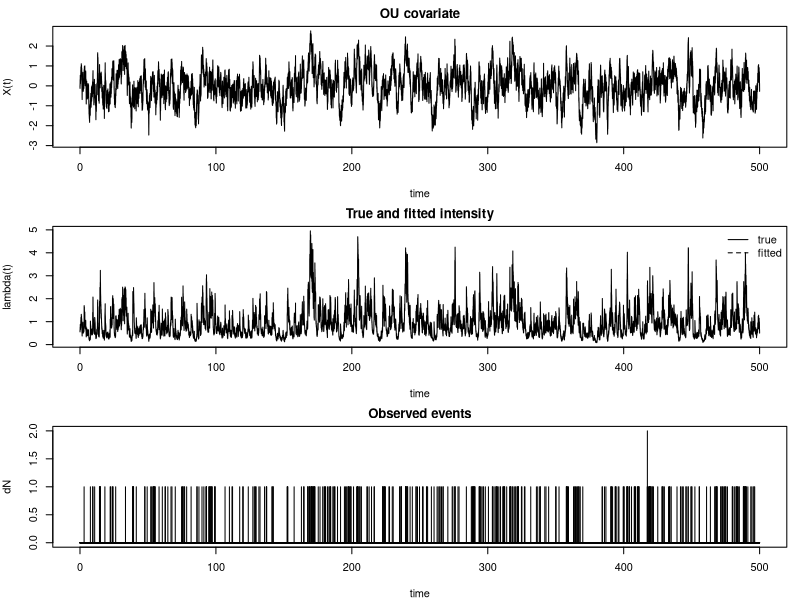

Reproduce this figure in R.
set.seed(1)

# ============================================================
# 1. Parameters
# ============================================================

T_end <- 500
dt <- 0.01
time <- seq(0, T_end, by = dt)
n_steps <- length(time)

# OU covariate parameters
gamma_true <- 0.8
sigma_true <- 1.0

# Hawkes parameters
mu0_true <- -0.5
mu1_true <- 0.7
alpha_true <- 0.7
beta_true <- 2.5

# Stability check for the one-dimensional Hawkes kernel:
# alpha / beta should be < 1.
cat("alpha / beta =", alpha_true / beta_true, "\n")


# ============================================================
# 2. Simulate the OU covariate X(t)
# ============================================================

simulate_ou <- function(time, gamma, sigma, x0 = 0) {
  dt <- time[2] - time[1]
  n <- length(time)
  
  X <- numeric(n)
  X[1] <- x0
  
  for (k in 2:n) {
    X[k] <- X[k - 1] -
      gamma * X[k - 1] * dt +
      sigma * sqrt(dt) * rnorm(1)
  }
  
  X
}

X <- simulate_ou(time, gamma_true, sigma_true)


# ============================================================
# 3. Simulate the Hawkes process with covariate baseline
# ============================================================

simulate_hawkes_discrete <- function(
    X, dt, mu0, mu1, alpha, beta
) {
  n <- length(X)
  
  dN <- integer(n)
  lambda <- numeric(n)
  H <- 0
  
  for (k in 1:n) {
    baseline <- exp(mu0 + mu1 * X[k])
    lambda[k] <- baseline + H
    
    dN[k] <- rpois(1, lambda[k] * dt)
    
    H <- H * exp(-beta * dt) + alpha * dN[k]
  }
  
  list(dN = dN, lambda = lambda)
}

sim <- simulate_hawkes_discrete(
  X = X,
  dt = dt,
  mu0 = mu0_true,
  mu1 = mu1_true,
  alpha = alpha_true,
  beta = beta_true
)

dN <- sim$dN
lambda_true <- sim$lambda

event_times <- time[dN > 0]

cat("Number of events:", sum(dN), "\n")
cat("Max number of events in one bin:", max(dN), "\n")


# ============================================================
# 4. Log-likelihood
# ============================================================
#
# We use the binned point-process likelihood:
#
#   sum_k dN_k log(lambda_k) - lambda_k dt
#
# We omit constants independent of the parameters.

neg_loglik_full <- function(par, X, dN, dt) {
  mu0 <- par[1]
  mu1 <- par[2]
  alpha <- exp(par[3])
  beta <- exp(par[4])
  
  n <- length(X)
  H <- 0
  loglik <- 0
  
  for (k in 1:n) {
    lambda <- exp(mu0 + mu1 * X[k]) + H
    lambda <- max(lambda, 1e-12)
    
    loglik <- loglik +
      dN[k] * log(lambda) -
      lambda * dt
    
    H <- H * exp(-beta * dt) + alpha * dN[k]
  }
  
  -loglik
}


# ============================================================
# 5. Fit the full model
# ============================================================

start_full <- c(
  mu0 = log(sum(dN) / T_end + 1e-6),
  mu1 = 0,
  log_alpha = log(0.2),
  log_beta = log(1.0)
)

fit_full <- optim(
  par = start_full,
  fn = neg_loglik_full,
  X = X,
  dN = dN,
  dt = dt,
  method = "BFGS",
  hessian = TRUE,
  control = list(maxit = 1000)
)

est_full <- c(
  mu0 = fit_full$par[1],
  mu1 = fit_full$par[2],
  alpha = exp(fit_full$par[3]),
  beta = exp(fit_full$par[4])
)

cat("\nFull model estimates:\n")
print(est_full)

cat("\nTrue values:\n")
print(c(
  mu0 = mu0_true,
  mu1 = mu1_true,
  alpha = alpha_true,
  beta = beta_true
))

loglik_full <- -fit_full$value


# ============================================================
# 6. Null model: no covariate effect, mu1 = 0
# ============================================================

neg_loglik_no_covariate <- function(par, X, dN, dt) {
  mu0 <- par[1]
  mu1 <- 0
  alpha <- exp(par[2])
  beta <- exp(par[3])
  
  n <- length(X)
  H <- 0
  loglik <- 0
  
  for (k in 1:n) {
    lambda <- exp(mu0 + mu1 * X[k]) + H
    lambda <- max(lambda, 1e-12)
    
    loglik <- loglik +
      dN[k] * log(lambda) -
      lambda * dt
    
    H <- H * exp(-beta * dt) + alpha * dN[k]
  }
  
  -loglik
}

start_no_cov <- c(
  mu0 = log(sum(dN) / T_end + 1e-6),
  log_alpha = log(0.2),
  log_beta = log(1.0)
)

fit_no_cov <- optim(
  par = start_no_cov,
  fn = neg_loglik_no_covariate,
  X = X,
  dN = dN,
  dt = dt,
  method = "BFGS",
  hessian = TRUE,
  control = list(maxit = 1000)
)

loglik_no_cov <- -fit_no_cov$value

LR_cov <- 2 * (loglik_full - loglik_no_cov)
p_cov <- pchisq(LR_cov, df = 1, lower.tail = FALSE)

cat("\nTest of covariate relevance:\n")
cat("H0: mu1 = 0\n")
cat("LR statistic =", LR_cov, "\n")
cat("p-value =", p_cov, "\n")


# ============================================================
# 7. Null model: no Hawkes self-excitation, alpha = 0
# ============================================================

neg_loglik_no_hawkes <- function(par, X, dN, dt) {
  mu0 <- par[1]
  mu1 <- par[2]
  
  lambda <- exp(mu0 + mu1 * X)
  lambda <- pmax(lambda, 1e-12)
  
  loglik <- sum(dN * log(lambda) - lambda * dt)
  
  -loglik
}

start_no_hawkes <- c(
  mu0 = log(sum(dN) / T_end + 1e-6),
  mu1 = 0
)

fit_no_hawkes <- optim(
  par = start_no_hawkes,
  fn = neg_loglik_no_hawkes,
  X = X,
  dN = dN,
  dt = dt,
  method = "BFGS",
  hessian = TRUE,
  control = list(maxit = 1000)
)

loglik_no_hawkes <- -fit_no_hawkes$value

LR_hawkes <- 2 * (loglik_full - loglik_no_hawkes)
p_hawkes <- pchisq(LR_hawkes, df = 1, lower.tail = FALSE)

cat("\nTest of Hawkes self-excitation:\n")
cat("H0: alpha = 0\n")
cat("LR statistic =", LR_hawkes, "\n")
cat("p-value =", p_hawkes, "\n")
cat("Warning: this p-value is approximate because alpha = 0\n")
cat("is on the boundary of the parameter space.\n")


# ============================================================
# 8. Reconstruct fitted intensity
# ============================================================

compute_intensity <- function(X, dN, dt, mu0, mu1, alpha, beta) {
  n <- length(X)
  lambda <- numeric(n)
  H <- 0
  
  for (k in 1:n) {
    lambda[k] <- exp(mu0 + mu1 * X[k]) + H
    H <- H * exp(-beta * dt) + alpha * dN[k]
  }
  
  lambda
}

lambda_fit <- compute_intensity(
  X = X,
  dN = dN,
  dt = dt,
  mu0 = est_full["mu0"],
  mu1 = est_full["mu1"],
  alpha = est_full["alpha"],
  beta = est_full["beta"]
)


# ============================================================
# 9. Plots
# ============================================================

par(mfrow = c(3, 1), mar = c(4, 4, 2, 1))

plot(
  time, X,
  type = "l",
  xlab = "time",
  ylab = "X(t)",
  main = "OU covariate"
)

plot(
  time, lambda_true,
  type = "l",
  xlab = "time",
  ylab = "lambda(t)",
  main = "True and fitted intensity"
)

lines(time, lambda_fit, lty = 2)

legend(
  "topright",
  legend = c("true", "fitted"),
  lty = c(1, 2),
  bty = "n"
)

plot(
  time, dN,
  type = "h",
  xlab = "time",
  ylab = "dN",
  main = "Observed events"
)

par(mfrow = c(1, 1))
